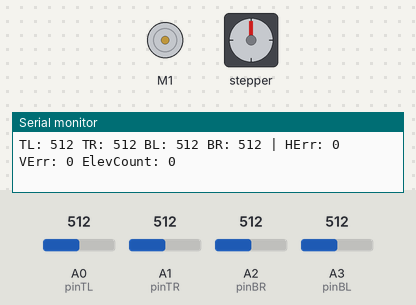
This sketch was run on a simulated Arduino Uno, built with avr-gcc and run on an emulated ATmega328P. Shown: DC motor (green arrow = forward, orange = backward, longer = faster), stepper motor, the last lines printed to the serial monitor. The test bench sets the inputs (shaded band); at power-on: A0 (pinTL) = 512, A2 (pinBR) = 512, A1 (pinTR) = 512, A3 (pinBL) = 512. Stepper angles assume 200 steps per turn.

Above: at 1.2 s.
1.3 s: A0 (pinTL) set to 558
4.3 s: A2 (pinBR) set to 536
At 4.3 s:
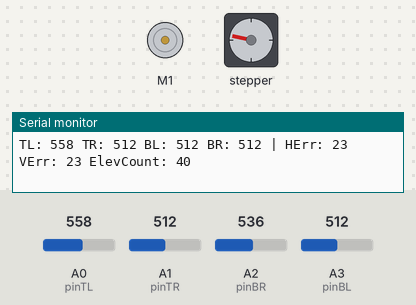
7.3 s: A1 (pinTR) set to 497
At 8.3 s:
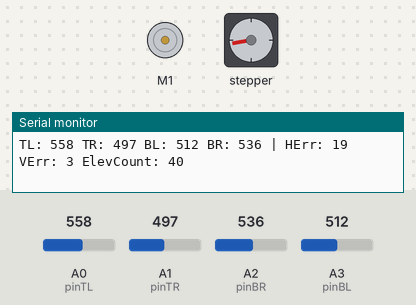
10.3 s: A3 (pinBL) set to 992
At 10.48 s:
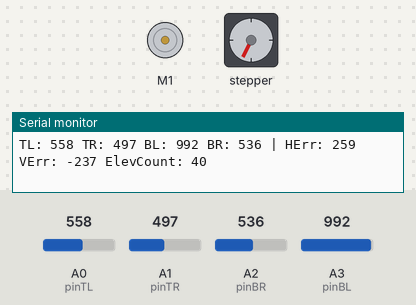
At 11.44 s:
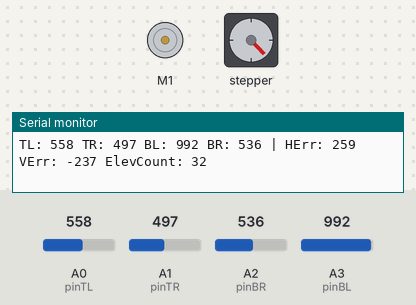
13.3 s: A1 (pinTR) set to 30
16.3 s: A2 (pinBR) set to 190
Timing chart, 0 to 24.0 s (numbered marks = the images above; inputs shaded):
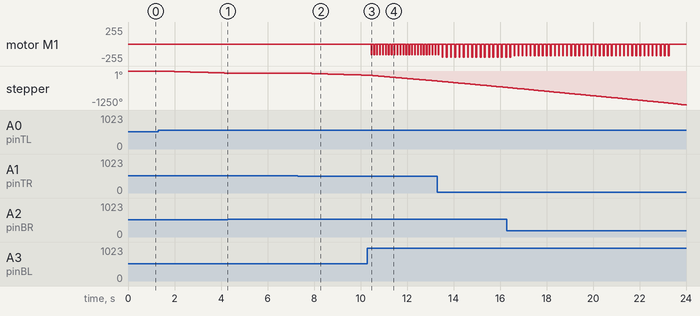

Measured:
- the behaviour switches between 504 and 503 on A1 (pinTR) (found by bisection; images 1 and 2)
- after the input at 1.3 s, stepper: keeps turning counter-clockwise at about 27°/s, starting after 0.07 s
- after the input at 4.3 s, stepper: stops changing and stays -78°
- after the input at 7.3 s, stepper: keeps turning counter-clockwise at about 27°/s, starting after 0.12 s
- after the input at 10.3 s, motor M1: alternates backward 161/255 for 0.03 s and stopped for 0.10 s, starting after 0.15 s

The sketch:

Solar_Tracker_code.ino
```cpp
#include <Wire.h>
#include <Adafruit_MotorShield.h>

Adafruit_MotorShield AFMS = Adafruit_MotorShield();
Adafruit_DCMotor *elevationMotor = AFMS.getMotor(1);
Adafruit_StepperMotor *azimuthStepper = AFMS.getStepper(200, 2);

const int pinTL = A0;
const int pinTR = A1;
const int pinBL = A3;
const int pinBR = A2;

// Lower thresholds for indoor/flashlight use
const int horizThreshold = 15;
const int vertThreshold  = 15;

// Motion tuning
const int minStepSize    = 1;
const int maxStepSize    = 8;
const int stepperRPM     = 20;

const int minDcSpeed     = 110;
const int maxDcSpeed     = 200;
const int minDcPulseMs   = 10;
const int maxDcPulseMs   = 40;

const int loopDelayMs    = 15;
const int numSamples     = 4;

// Travel limiter
int elevationCount = 0;
const int elevationMinCount = -40;
const int elevationMaxCount = 40;

int readAveragedSensor(int pin) {
  long sum = 0;
  for (int i = 0; i < numSamples; i++) {
    sum += analogRead(pin);
  }
  return sum / numSamples;
}

int clampInt(int x, int xmin, int xmax) {
  if (x < xmin) return xmin;
  if (x > xmax) return xmax;
  return x;
}

void moveLeft(int steps) {
  azimuthStepper->step(steps, BACKWARD, SINGLE);
}

void moveRight(int steps) {
  azimuthStepper->step(steps, FORWARD, SINGLE);
}

void moveUp(int speedVal, int pulseMs) {
  if (elevationCount >= elevationMaxCount) {
    elevationMotor->run(RELEASE);
    return;
  }

  elevationMotor->setSpeed(speedVal);
  elevationMotor->run(FORWARD);
  delay(pulseMs);
  elevationMotor->run(RELEASE);
  elevationCount++;
}

void moveDown(int speedVal, int pulseMs) {
  if (elevationCount <= elevationMinCount) {
    elevationMotor->run(RELEASE);
    return;
  }

  elevationMotor->setSpeed(speedVal);
  elevationMotor->run(BACKWARD);
  delay(pulseMs);
  elevationMotor->run(RELEASE);
  elevationCount--;
}

void stopElevation() {
  elevationMotor->run(RELEASE);
}

void setup() {
  Serial.begin(9600);

  if (!AFMS.begin()) {
    Serial.println("Motor Shield not found");
    while (1);
  }

  azimuthStepper->setSpeed(stepperRPM);
  elevationMotor->run(RELEASE);

  Serial.println("2-axis solar tracker starting...");
}

void loop() {
  int TL = readAveragedSensor(pinTL);
  int TR = readAveragedSensor(pinTR);
  int BL = readAveragedSensor(pinBL);
  int BR = readAveragedSensor(pinBR);

  int leftAvg   = (TL + BL) / 2;
  int rightAvg  = (TR + BR) / 2;
  int topAvg    = (TL + TR) / 2;
  int bottomAvg = (BL + BR) / 2;

  int horizError = leftAvg - rightAvg;
  int vertError  = topAvg - bottomAvg;

  Serial.print("TL: "); Serial.print(TL);
  Serial.print(" TR: "); Serial.print(TR);
  Serial.print(" BL: "); Serial.print(BL);
  Serial.print(" BR: "); Serial.print(BR);
  Serial.print(" | HErr: "); Serial.print(horizError);
  Serial.print(" VErr: "); Serial.print(vertError);
  Serial.print(" ElevCount: "); Serial.println(elevationCount);

  // Horizontal proportional response
  if (abs(horizError) > horizThreshold) {
    int steps = map(abs(horizError), horizThreshold, 400, minStepSize, maxStepSize);
    steps = clampInt(steps, minStepSize, maxStepSize);

    if (horizError > 0) {
      moveLeft(steps);
    } else {
      moveRight(steps);
    }
  }

  // Vertical proportional response
  if (abs(vertError) > vertThreshold) {
    int speedVal = map(abs(vertError), vertThreshold, 400, minDcSpeed, maxDcSpeed);
    int pulseMs  = map(abs(vertError), vertThreshold, 400, minDcPulseMs, maxDcPulseMs);

    speedVal = clampInt(speedVal, minDcSpeed, maxDcSpeed);
    pulseMs  = clampInt(pulseMs, minDcPulseMs, maxDcPulseMs);

    if (vertError > 0) {
      moveUp(speedVal, pulseMs);
    } else {
      moveDown(speedVal, pulseMs);
    }
  } else {
    stopElevation();
  }

  delay(loopDelayMs);
}
```
